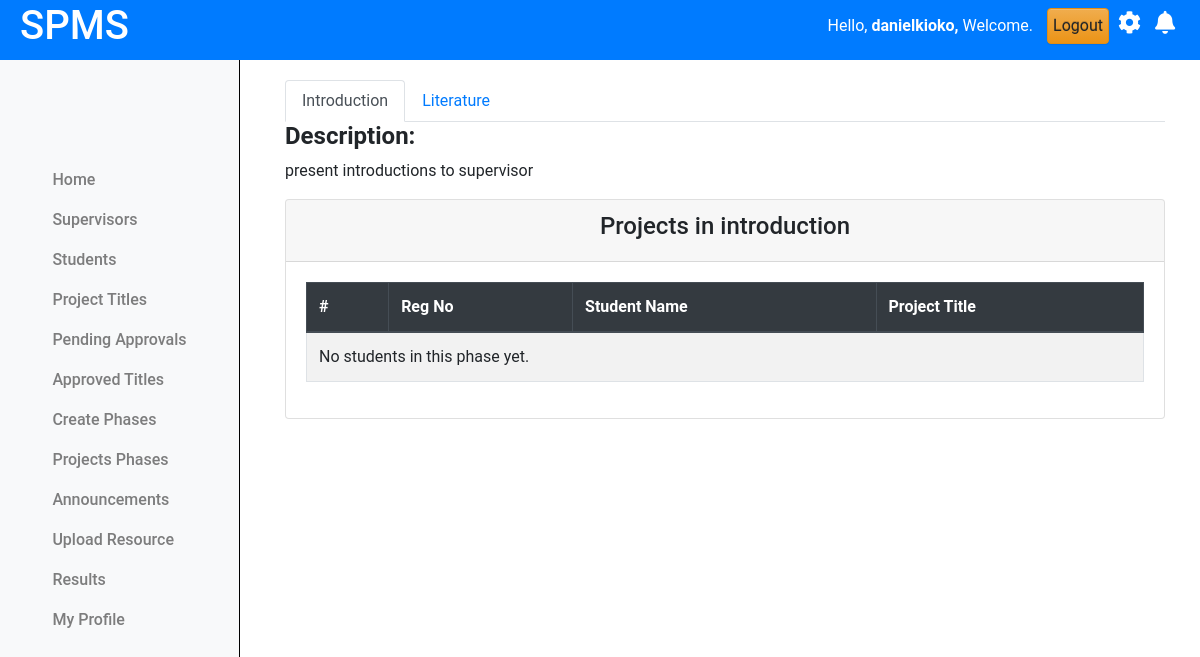
The page /projects/miletones/ (signed in) on the database as committed earlier.
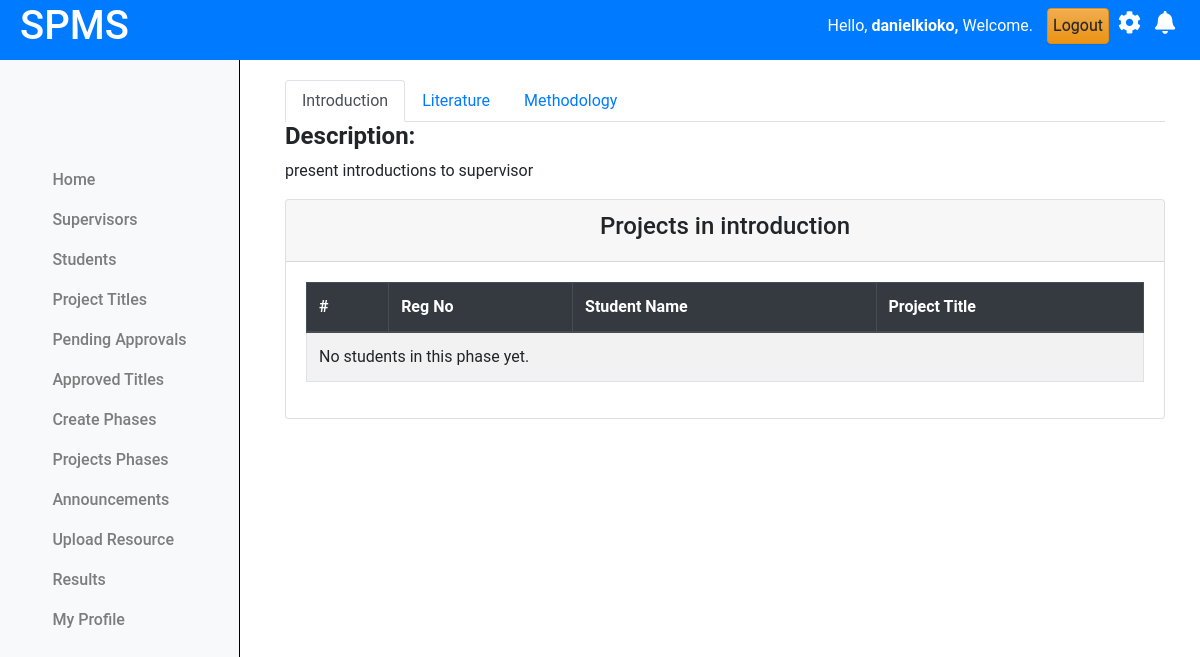
The same page on the database as committed later.
### projectsApp/models.py (models this page shows, shortened)
class Phases(models.Model):
    name = models.CharField(max_length=255, unique=True)  # Ensure unique phase names
    description = models.TextField()
    order = models.IntegerField(unique=True)  # Ensure unique order for phases
    deadline_date = models.DateField(null=True, blank=True)  # Optional deadline for phase

### projectsApp/AccessControl.py (the view)
    @login_required
    def wrapper(request, *args, **kwargs):
        if not isinstance(request.user, Coordinator):
            return redirect('cordinator_login')
        return function(request, *args, **kwargs)

### projectsApp/AccessControl.py (called while the page is built)
def coordinator_required(function):
    @login_required
    def wrapper(request, *args, **kwargs):
        if not isinstance(request.user, Coordinator):
            return redirect('cordinator_login')
        return function(request, *args, **kwargs)
    return wrapper

### projectsApp/views.py (called while the page is built)
@coordinator_required
def view_milestones_cord(request):
    phases = Phases.objects.all().order_by('order')  # Get all phases in order
    context = {'phases': phases}
    return render(request, 'cordinator/milestones_cord.html', context)

### projectsApp/templates/cordinator/milestones_cord.html (shortened to what this page needs)
{% extends 'base.html' %}
{% load static %}
{% block content %}
{% include 'column1_cord.html' %}
<div class="content">
  <div class="container-fluid">
    <div class="row">
      <div class="col-md-12">
        <ul class="nav nav-tabs" id="milestoneTabs">
          {% for phase in phases %}
            <li class="nav-item">
              <a class="nav-link {% if forloop.first %}active{% endif %}" id="phase-{{ phase.id }}-tab" data-toggle="tab" href="#phase-{{ phase.id }}">{{ phase.name|title }}</a>
            </li>
          {% endfor %}
        </ul>
        <div class="tab-content" id="milestoneTabsContent">
          {% for phase in phases %}
            <div class="tab-pane fade {% if forloop.first %}show active{% endif %}" id="phase-{{ phase.id }}">
              <h4><b>Description: </b> </h4>
              <p>{{ phase.description }}</p>
              <div class="card">
                <div class="card-header text-center">
                  <h4>Projects in {{ phase.name }}</h4>
                </div>
                <div class="card-body">
                  <table class="table table-bordered table-hover table-striped border-info">
                    <thead class="thead-dark">
                      <tr>
                        <th scope="col">#</th>
                        <th scope="col">Reg No</th>
                        <th scope="col">Student Name</th>
                        <th scope="col">Project Title</th>
                      </tr>
                    </thead>
                    <tbody>
                      {% for student in phase.students.all %}
                        <tr>
                          <th scope="row">{{ forloop.counter }}</th>
                          <td>{{ student.reg_no }}</td>
                          <td>{{ student.name }}</td>
                          <td>{{ student.project_title }}</td>
                        </tr>
                      {% empty %}
                        <tr>
                          <td colspan="4">No students in this phase yet.</td>
                        </tr>
                      {% endfor %}
                    </tbody>
                  </table>
                </div>
              </div>
            </div>
          {% endfor %}
        </div>
      </div>
    </div>
  </div>
</div>
<link rel="stylesheet" href="{% static 'css/milestones_lec.css' %}">
{% endblock %}

Rows that differ between the two databases and show on the page:
added Phases: name "Methodology", shown under "SPMS"
